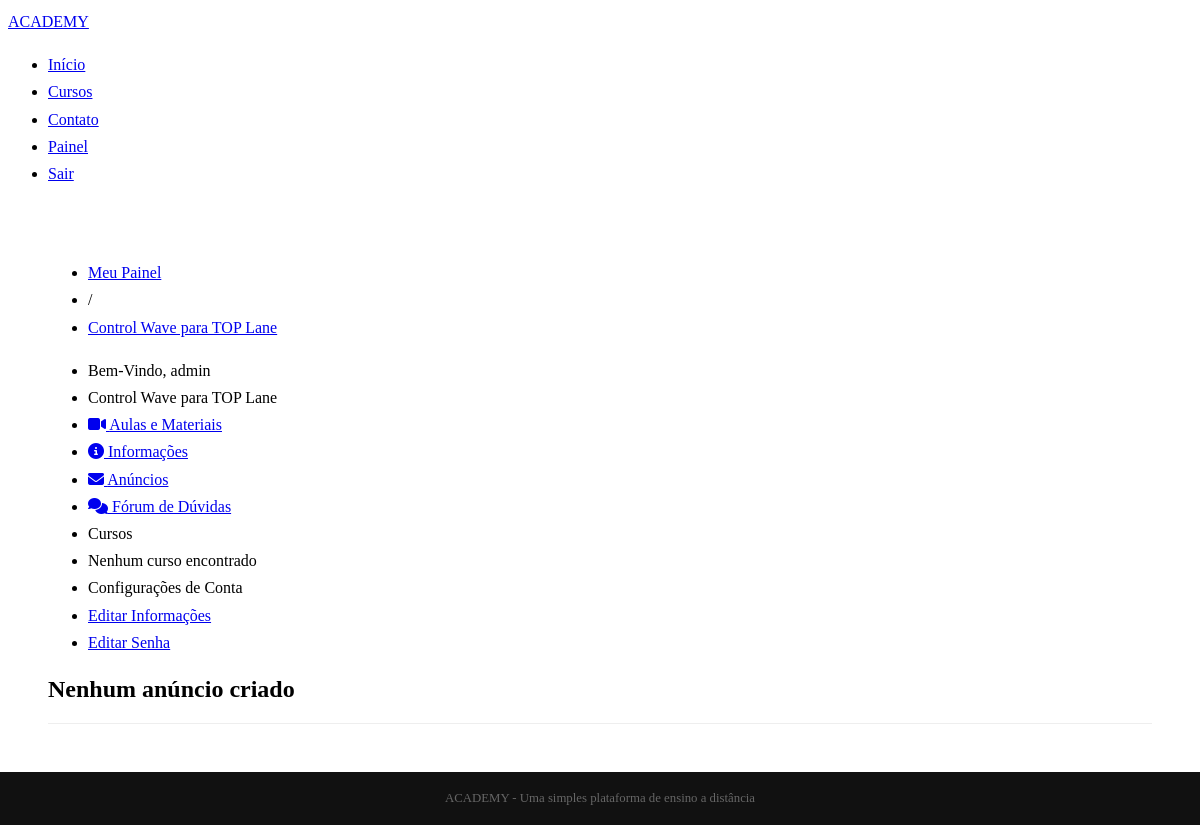
Before: /index/control-wave-para-top-lane/anuncios/ (signed in) with the older database file.
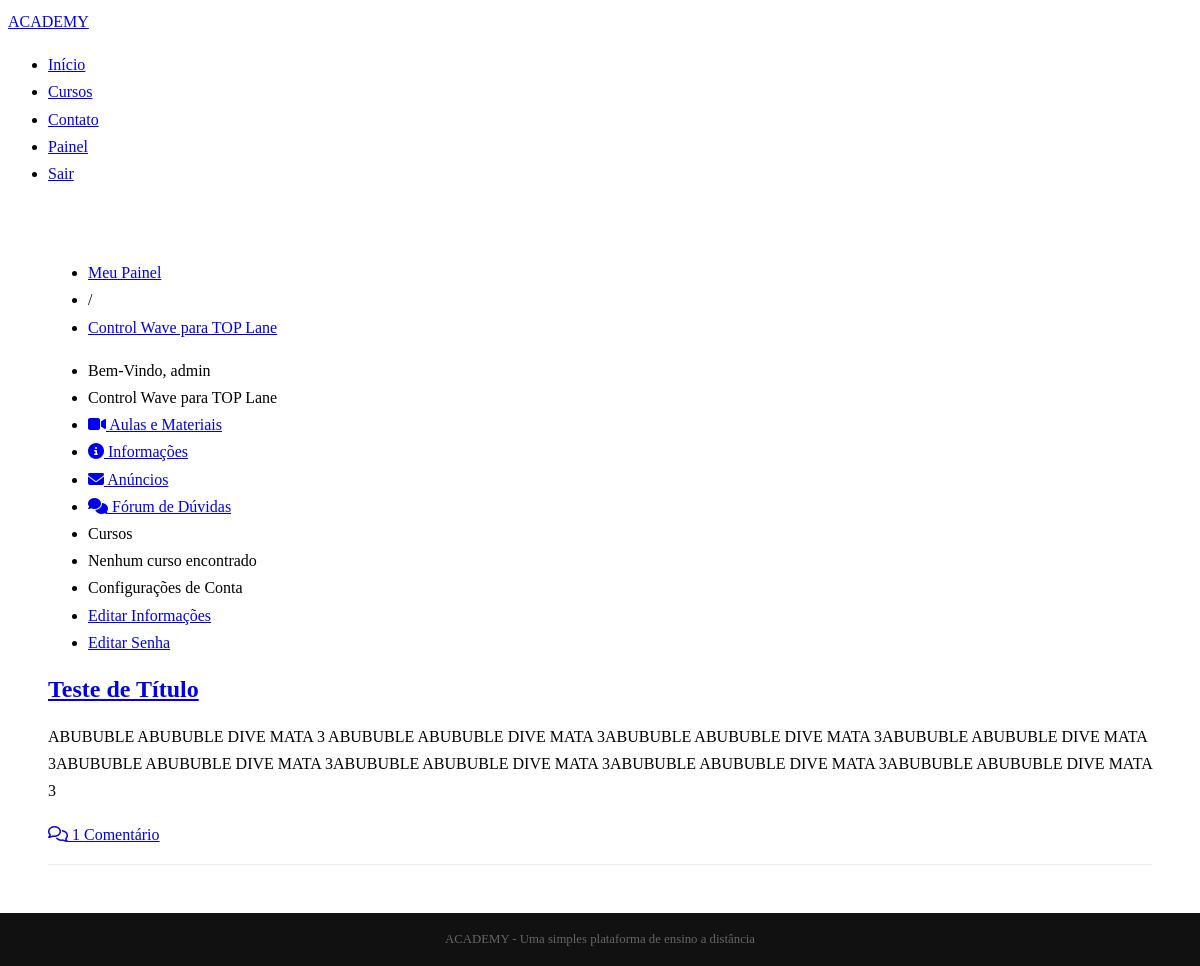
After: the same page with the newer database file.
### academy/courses/models.py (models this page shows, shortened)
class Announcement(models.Model):
    course = models.ForeignKey(
        Course, verbose_name='Curso', related_name='announcements', on_delete=models.PROTECT)
    title = models.CharField('Titulo', max_length=100)
    content = models.TextField('Conteúdo')
    created_at = models.DateTimeField('Criado em: ', auto_now_add=True)
    updated_at = models.DateTimeField('Atualizado em: ', auto_now_add=True)
    class Meta:
        verbose_name = 'Anúncio'
        verbose_name_plural = 'Anúncios'
        ordering = ['-created_at']

### academy/courses/decorators.py (the view, shortened to what this page needs)
    def _wrapper(request, *args, **kwargs):
        slug = kwargs['slug']
        course = get_object_or_404(Course, slug=slug)
        has_permission = request.user.is_staff
        if not has_permission:
            messages.error(request, message)
            return redirect('dashboard')
        request.course = course
        return view_func(request, *args, **kwargs)

### academy/accounts/models.py (called while the page is built)
    def __str__(self):
        return self.name or self.username

### academy/courses/models.py (called while the page is built)
    def __str__(self):  #RETORNAR COMO STRING
        return self.name

### academy/courses/views.py (called while the page is built)
@login_required
@enrollment_required
def announcements(request, slug):
    course = request.course
    template = 'cursos/announcements.html'
    context = {
        'course': course,
        'announcements': course.announcements.all()
    }
    return render(request, template, context)

### academy/courses/templates/cursos/announcements.html
{% extends "cursos/course_dashboard.html" %}
{% block dashboard_content %}
    {% for announcement in announcements %}
<div class="well">
    <h2>
        <a href="{%  url 'show_announcement' course.slug announcement.pk %}">{{ announcement.title }}</a>
    </h2>
    {{ announcement.content|linebreaks }}
    <p>
        <a href="{%  url 'show_announcement' course.slug announcement.pk %}#comments">
            <i class="fa fa-comments-o"></i>
            {% with comments_count=announcement.comments.count %}
            {{ comments_count }}
            Comentário{{ comments_count|pluralize }}
            {% endwith %}
        </a>
    </p>
</div>
        {% empty %}
        <div class="well">
        <h2>Nenhum anúncio criado</h2>
        </div>
    {% endfor %}
{% endblock %}

Changed rows visible on the page:
added Announcement: title "Teste de Título", content "ABUBUBLE ABUBUBLE DIVE MATA 3 ABUBUBLE ABUBUBLE DIVE MATA 3ABUBUBLE ABUBUBLE DIVE MATA 3ABUBUBLE ABUBUBLE DIVE MATA 3ABUBUBLE ABUBUBLE DIVE MATA 3ABUBUBLE ABUBUBLE DIVE MATA 3ABUBUBLE ABUBUBLE DIVE MATA 3ABUBUBLE ABUBUBLE DIVE MATA 3", comments.count "1"
Other visible differences:
text no longer shown: "Nenhum anúncio criado"
